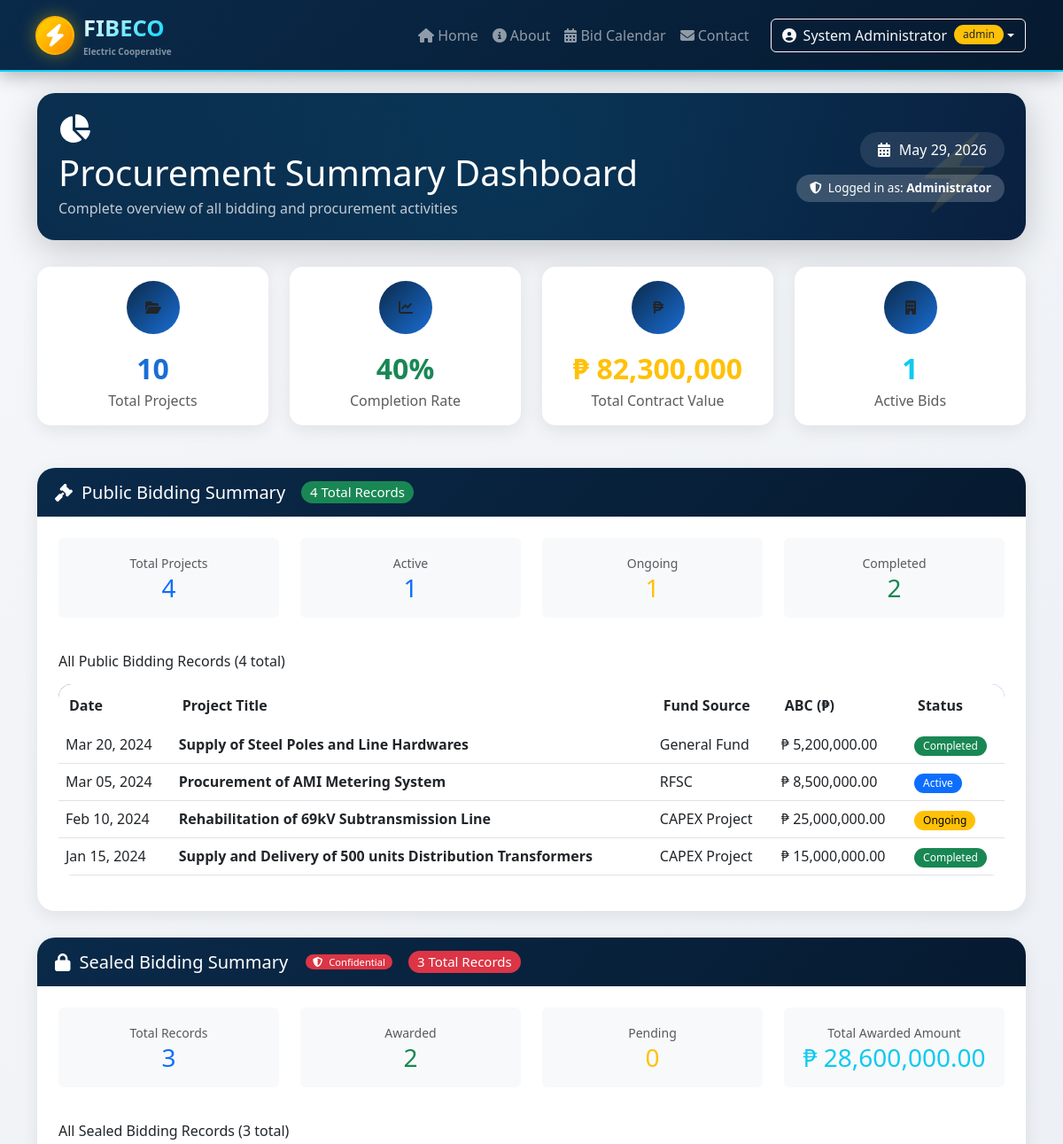
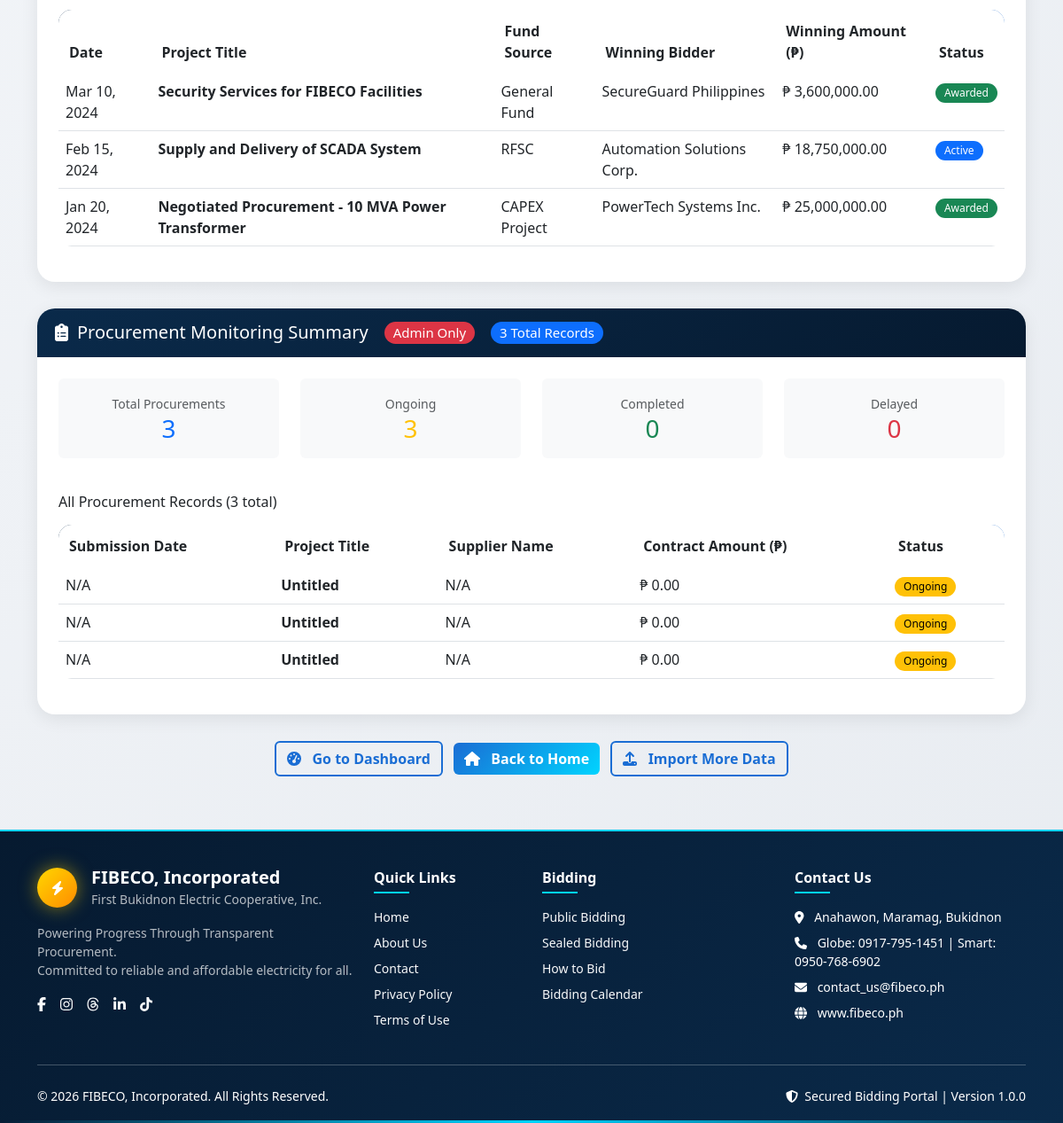
Screenshot of /summary.php (signed in) with the database file from the repository (2 pictures, top to bottom).
### tables this page shows
CREATE TABLE public_bidding (
    id INT PRIMARY KEY AUTO_INCREMENT,
    bidding_date DATE NOT NULL,
    project_title TEXT NOT NULL,
    fund_source VARCHAR(100) NOT NULL,
    capex_project VARCHAR(100) DEFAULT NULL,
    approved_budget_contract DECIMAL(15,2) NOT NULL,
    participating_bidders TEXT,
    winning_bidder VARCHAR(200),
    winning_bid_amount DECIMAL(15,2),
    notice_of_award DATE,
    contract_date DATE,
    performance_bond_form VARCHAR(50),
    performance_bond_amount DECIMAL(15,2),
    notice_to_proceed DATE,
    purchase_order_ref VARCHAR(100),
    status ENUM('active', 'completed', 'failed', 'cancelled', 'ongoing') DEFAULT 'active',
    created_by INT,
    created_at TIMESTAMP DEFAULT CURRENT_TIMESTAMP,
    updated_at TIMESTAMP DEFAULT CURRENT_TIMESTAMP ON UPDATE CURRENT_TIMESTAMP,
    INDEX idx_bidding_date (bidding_date),
    INDEX idx_status (status),
    INDEX idx_fund_source (fund_source)
);

CREATE TABLE sealed_bidding (
    id INT PRIMARY KEY AUTO_INCREMENT,
    bidding_date DATE NOT NULL,
    project_title TEXT NOT NULL,
    fund_source VARCHAR(100) NOT NULL,
    participating_bidders TEXT,
    winning_bidder VARCHAR(200),
    winning_bid_amount DECIMAL(15,2),
    contract_or_po_ref VARCHAR(100),
    confidential_notes TEXT,
    status ENUM('active', 'completed', 'failed', 'cancelled', 'awarded') DEFAULT 'active',
    created_by INT,
    created_at TIMESTAMP DEFAULT CURRENT_TIMESTAMP,
    updated_at TIMESTAMP DEFAULT CURRENT_TIMESTAMP ON UPDATE CURRENT_TIMESTAMP,
    INDEX idx_bidding_date (bidding_date),
    INDEX idx_status (status)
);

CREATE TABLE procurement_monitoring (
    id INT PRIMARY KEY AUTO_INCREMENT,
    itb_no VARCHAR(50),
    particulars TEXT NOT NULL,
    abc DECIMAL(15,2),
    bidder_1 VARCHAR(200),
    bidder_1_price DECIMAL(15,2),
    bidder_2 VARCHAR(200),
    bidder_2_price DECIMAL(15,2),
    bidder_3 VARCHAR(200),
    bidder_3_price DECIMAL(15,2),
    bidder_4 VARCHAR(200),
    bidder_4_price DECIMAL(15,2),
    bidder_5 VARCHAR(200),
    bidder_5_price DECIMAL(15,2),
    winning_bidder VARCHAR(200),
    winning_price DECIMAL(15,2),
    remarks TEXT,
    delivery_date_per_po DATE,
    actual_delivery_date DATE,
    created_by INT,
    created_at TIMESTAMP DEFAULT CURRENT_TIMESTAMP,
    updated_at TIMESTAMP DEFAULT CURRENT_TIMESTAMP ON UPDATE CURRENT_TIMESTAMP,
    INDEX idx_itb_no (itb_no)
);

### summary.php (the view, shortened to what the rows shown need)
<?php
require_once 'includes/config/database.php';
$userRole = $_SESSION['user_role'] ?? 'user';
$isAdmin = ($userRole === 'admin');
$sealedSummary = [];
$publicSummary = [];
$procurementSummary = [];
if ($db) {
    try {
        $sealedTables = $db->query("SHOW TABLES LIKE 'sealed_bidding'");
        if ($sealedTables->rowCount() > 0) {
            $columns = $db->query("DESCRIBE sealed_bidding")->fetchAll(PDO::FETCH_COLUMN);
            $stmt = $db->query("SELECT COUNT(*) as total FROM sealed_bidding");
            $sealedSummary['total'] = $stmt->fetch()['total'] ?? 0;
            if (in_array('status', $columns)) {
                $stmt = $db->query("SELECT COUNT(*) as awarded FROM sealed_bidding WHERE status = 'awarded'");
                $sealedSummary['awarded'] = $stmt->fetch()['awarded'] ?? 0;
                $stmt = $db->query("SELECT COUNT(*) as pending FROM sealed_bidding WHERE status = 'pending'");
                $sealedSummary['pending'] = $stmt->fetch()['pending'] ?? 0;
                $stmt = $db->query("SELECT COUNT(*) as evaluating FROM sealed_bidding WHERE status = 'evaluating'");
                $sealedSummary['evaluating'] = $stmt->fetch()['evaluating'] ?? 0;
            } else {
                $sealedSummary['awarded'] = 0;
                $sealedSummary['pending'] = $sealedSummary['total'];
                $sealedSummary['evaluating'] = 0;
            }
            if (in_array('winning_bid_amount', $columns)) {
                $stmt = $db->query("SELECT COALESCE(SUM(winning_bid_amount), 0) as total FROM sealed_bidding WHERE status = 'awarded'");
                $sealedSummary['total_amount'] = $stmt->fetch()['total'] ?? 0;
            } else {
                $sealedSummary['total_amount'] = 0;
            }
            $orderBy = in_array('bidding_date', $columns) ? "bidding_date DESC" : "id DESC";
            $stmt = $db->query("SELECT * FROM sealed_bidding ORDER BY $orderBy");
            $sealedSummary['records'] = $stmt->fetchAll();
            $sealedSummary['recent'] = array_slice($sealedSummary['records'], 0, 10);
        }
        $publicTables = $db->query("SHOW TABLES LIKE 'public_bidding'");
        if ($publicTables->rowCount() > 0) {
            $columns = $db->query("DESCRIBE public_bidding")->fetchAll(PDO::FETCH_COLUMN);
            $stmt = $db->query("SELECT COUNT(*) as total FROM public_bidding");
            $publicSummary['total'] = $stmt->fetch()['total'] ?? 0;
            if (in_array('status', $columns)) {
                $stmt = $db->query("SELECT COUNT(*) as active FROM public_bidding WHERE status = 'active'");
                $publicSummary['active'] = $stmt->fetch()['active'] ?? 0;
                $stmt = $db->query("SELECT COUNT(*) as ongoing FROM public_bidding WHERE status = 'ongoing'");
                $publicSummary['ongoing'] = $stmt->fetch()['ongoing'] ?? 0;
                $stmt = $db->query("SELECT COUNT(*) as completed FROM public_bidding WHERE status = 'completed'");
                $publicSummary['completed'] = $stmt->fetch()['completed'] ?? 0;
            } else {
                $publicSummary['active'] = $publicSummary['total'];
                $publicSummary['ongoing'] = 0;
                $publicSummary['completed'] = 0;
            }
            if (in_array('approved_budget_contract', $columns)) {
                $stmt = $db->query("SELECT COALESCE(SUM(approved_budget_contract), 0) as total FROM public_bidding");
                $publicSummary['total_abc'] = $stmt->fetch()['total'] ?? 0;
            } else {
                $publicSummary['total_abc'] = 0;
            }
            $orderBy = in_array('bidding_date', $columns) ? "bidding_date DESC" : "id DESC";
            $stmt = $db->query("SELECT * FROM public_bidding ORDER BY $orderBy");
            $publicSummary['records'] = $stmt->fetchAll();
            $publicSummary['recent'] = array_slice($publicSummary['records'], 0, 10);
        }
        $procurementTables = $db->query("SHOW TABLES LIKE 'procurement_monitoring'");
        if ($procurementTables->rowCount() > 0) {
            $columns = $db->query("DESCRIBE procurement_monitoring")->fetchAll(PDO::FETCH_COLUMN);
            $stmt = $db->query("SELECT COUNT(*) as total FROM procurement_monitoring");
            $procurementSummary['total'] = $stmt->fetch()['total'] ?? 0;
            if (in_array('status', $columns)) {
                $stmt = $db->query("SELECT COUNT(*) as ongoing FROM procurement_monitoring WHERE status = 'ongoing'");
                $procurementSummary['ongoing'] = $stmt->fetch()['ongoing'] ?? 0;
                $stmt = $db->query("SELECT COUNT(*) as completed FROM procurement_monitoring WHERE status = 'completed'");
                $procurementSummary['completed'] = $stmt->fetch()['completed'] ?? 0;
                $stmt = $db->query("SELECT COUNT(*) as delayed FROM procurement_monitoring WHERE status = 'delayed'");
                $procurementSummary['delayed'] = $stmt->fetch()['delayed'] ?? 0;
            } else {
                $procurementSummary['ongoing'] = $procurementSummary['total'];
                $procurementSummary['completed'] = 0;
                $procurementSummary['delayed'] = 0;
            }
            if (in_array('contract_amount', $columns)) {
                $stmt = $db->query("SELECT COALESCE(SUM(contract_amount), 0) as total FROM procurement_monitoring");
                $procurementSummary['total_contract'] = $stmt->fetch()['total'] ?? 0;
            } else {
                $procurementSummary['total_contract'] = 0;
            }
            $orderBy = in_array('submission_date', $columns) ? "submission_date DESC" : "id DESC";
            $stmt = $db->query("SELECT * FROM procurement_monitoring ORDER BY $orderBy");
            $procurementSummary['records'] = $stmt->fetchAll();
            $procurementSummary['recent'] = array_slice($procurementSummary['records'], 0, 10);
        }
    } catch (PDOException $e) {
        $error = "Database error: " . $e->getMessage();
    }
}
?>
<!DOCTYPE html>
<html lang="en">
<head>
    <link href="https://cdn.jsdelivr.net/npm/bootstrap@5.3.0/dist/css/bootstrap.min.css" rel="stylesheet">
    <link rel="stylesheet" href="https://cdnjs.cloudflare.com/ajax/libs/font-awesome/6.4.0/css/all.min.css">
</head>
<body>
    <div class="container mt-4">
        <div class="summary-header text-white p-4">
            <div class="summary-content">
                <div class="d-flex justify-content-between align-items-center flex-wrap">
                    <div>
                        <h1 class="mb-1">Procurement Summary Dashboard</h1>
                    </div>
                </div>
            </div>
        </div>
        <div class="section-card position-relative">
            <div class="card-body p-4">
                <?php if (!empty($publicSummary['records'])): ?>
                    <div class="table-responsive">
                        <table class="table table-hover summary-table">
                            <thead>
                                <tr>
                                    <th>Date</th>
                                    <th>Project Title</th>
                                    <th>Fund Source</th>
                                    <th>ABC (₱)</th>
                                    <th>Status</th>
                                </tr>
                            </thead>
                            <tbody>
                                <?php foreach ($publicSummary['records'] as $record): ?>
                                    <tr>
                                        <td><?php echo isset($record['bidding_date']) ? date('M d, Y', strtotime($record['bidding_date'])) : 'N/A'; ?></td>
                                        <td><strong><?php echo htmlspecialchars(substr($record['project_title'] ?? 'Untitled', 0, 60)); ?></strong></td>
                                        <td><?php echo htmlspecialchars($record['fund_source'] ?? 'N/A'); ?></td>
                                        <td>₱ <?php echo number_format($record['approved_budget_contract'] ?? 0, 2); ?></td>
                                        <td><span class="badge status-<?php echo $record['status'] ?? 'active'; ?>"><?php echo ucfirst($record['status'] ?? 'Active'); ?></span></td>
                                    </tr>
                                <?php endforeach; ?>
                            </tbody>
                        </table>
                    </div>
                <?php else: ?>
                    <div class="alert alert-info text-center">No public bidding records found. Please import data.</div>
                <?php endif; ?>
            </div>
        </div>
        <?php if ($isAdmin): ?>
        <div class="section-card position-relative">
            <div class="card-body p-4">
                <?php if (!empty($sealedSummary['records'])): ?>
                    <div class="table-responsive">
                        <table class="table table-hover summary-table">
                            <thead>
                                <tr>
                                    <th>Date</th>
                                    <th>Project Title</th>
                                    <th>Fund Source</th>
                                    <th>Winning Bidder</th>
                                    <th>Winning Amount (₱)</th>
                                    <th>Status</th>
                                </tr>
                            </thead>
                            <tbody>
                                <?php foreach ($sealedSummary['records'] as $record): ?>
                                    <tr>
                                        <td><?php echo isset($record['bidding_date']) ? date('M d, Y', strtotime($record['bidding_date'])) : 'N/A'; ?></td>
                                        <td><strong><?php echo htmlspecialchars(substr($record['project_title'] ?? 'Untitled', 0, 60)); ?></strong></td>
                                        <td><?php echo htmlspecialchars($record['fund_source'] ?? 'N/A'); ?></td>
                                        <td><?php echo htmlspecialchars($record['winning_bidder'] ?? 'N/A'); ?></td>
                                        <td>₱ <?php echo number_format($record['winning_bid_amount'] ?? 0, 2); ?></td>
                                        <td><span class="badge status-<?php echo $record['status'] ?? 'pending'; ?>"><?php echo ucfirst($record['status'] ?? 'Pending'); ?></span></td>
                                    </tr>
                                <?php endforeach; ?>
                            </tbody>
                        </table>
                    </div>
                <?php else: ?>
                    <div class="alert alert-info text-center">No sealed bidding records found. Please import data.</div>
                <?php endif; ?>
            </div>
        </div>
        <?php endif; ?>
        <?php if ($isAdmin): ?>
        <div class="section-card position-relative">
            <div class="card-body p-4">
                <?php if (!empty($procurementSummary['records'])): ?>
                    <div class="table-responsive">
                        <table class="table table-hover summary-table">
                            <thead>
                                <tr>
                                    <th>Submission Date</th>
                                    <th>Project Title</th>
                                    <th>Supplier Name</th>
                                    <th>Contract Amount (₱)</th>
                                    <th>Status</th>
                                </tr>
                            </thead>
                            <tbody>
                                <?php foreach ($procurementSummary['records'] as $record): ?>
                                    <tr>
                                        <td><?php echo isset($record['submission_date']) ? date('M d, Y', strtotime($record['submission_date'])) : 'N/A'; ?></td>
                                        <td><strong><?php echo htmlspecialchars(substr($record['project_title'] ?? 'Untitled', 0, 60)); ?></strong></td>
                                        <td><?php echo htmlspecialchars($record['supplier_name'] ?? 'N/A'); ?></td>
                                        <td>₱ <?php echo number_format($record['contract_amount'] ?? 0, 2); ?></td>
                                        <td><span class="badge status-<?php echo $record['status'] ?? 'ongoing'; ?>"><?php echo ucfirst($record['status'] ?? 'Ongoing'); ?></span></td>
                                    </tr>
                                <?php endforeach; ?>
                            </tbody>
                        </table>
                    </div>
                <?php else: ?>
                    <div class="alert alert-info text-center">No procurement records found. Please import data.</div>
                <?php endif; ?>
            </div>
        </div>
        <?php endif; ?>
    </div>
</body>
</html>

### rows the page displays
public_bidding: bidding_date "Mar 20, 2024", project_title "Supply of Steel Poles and Line Hardwares", fund_source "General Fund", approved_budget_contract "5,200,000.00", status "Completed"
public_bidding: bidding_date "Mar 05, 2024", project_title "Procurement of AMI Metering System", fund_source "RFSC", approved_budget_contract "8,500,000.00", status "Active"
public_bidding: bidding_date "Feb 10, 2024", project_title "Rehabilitation of 69kV Subtransmission Line", fund_source "CAPEX Project", approved_budget_contract "25,000,000.00", status "Ongoing"
public_bidding: bidding_date "Jan 15, 2024", project_title "Supply and Delivery of 500 units Distribution Transformers", fund_source "CAPEX Project", approved_budget_contract "15,000,000.00", status "Completed"
sealed_bidding: bidding_date "Mar 10, 2024", project_title "Security Services for FIBECO Facilities", fund_source "General Fund", winning_bidder "SecureGuard Philippines", winning_bid_amount "3,600,000.00", status "Awarded"
sealed_bidding: bidding_date "Feb 15, 2024", project_title "Supply and Delivery of SCADA System", fund_source "RFSC", winning_bidder "Automation Solutions Corp.", winning_bid_amount "18,750,000.00", status "Active"
sealed_bidding: bidding_date "Jan 20, 2024", project_title "Negotiated Procurement - 10 MVA Power Transformer", fund_source "CAPEX Project", winning_bidder "PowerTech Systems Inc.", winning_bid_amount "25,000,000.00", status "Awarded"
procurement_monitoring: project_title "Untitled", supplier_name "N/A", contract_amount "0.00", status "Ongoing"
procurement_monitoring: project_title "Untitled", supplier_name "N/A", contract_amount "0.00", status "Ongoing"
procurement_monitoring: project_title "Untitled", supplier_name "N/A", contract_amount "0.00", status "Ongoing"

### other values shown
$_SESSION['user_name'] "System Administrator"
$userRole "admin"
$totalProjects "10"
$completionRate "40"
$totalAmount "82,300,000"
$publicSummary['active'] "1"
$publicSummary['total'] "4"
$publicSummary['ongoing'] "1"
$publicSummary['completed'] "2"
$sealedSummary['total'] "3"
$sealedSummary['awarded'] "2"
$sealedSummary['pending'] "0"
$sealedSummary['total_amount'] "28,600,000.00"
$procurementSummary['total'] "3"
$procurementSummary['ongoing'] "3"
